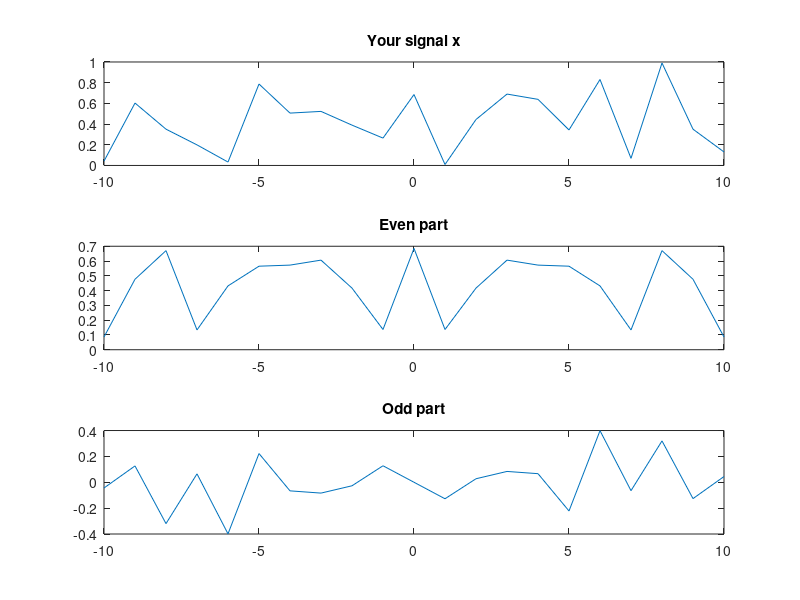

MATLAB code to generate this figure:
%vector 

t = -10:10;
x = rand (1, numel(t));
xmt = [fliplr(x (t >= 0)) fliplr(x (t < 0))];
xe = 0.5 * (xmt + x);
xo = 0.5 * (x - xmt);
subplot (3, 1, 1);
plot (t, x);
title("Your signal x");
subplot (3, 1, 2);
plot (t, xe);
title("Even part");
subplot (3, 1, 3);
plot (t, xo);
title ("Odd part");